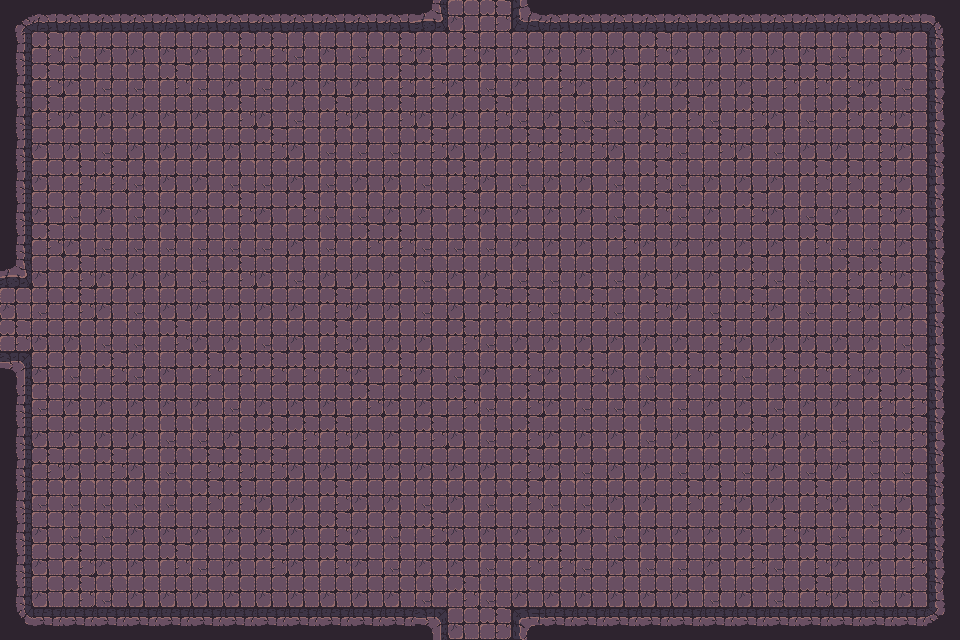

A level layout from a 2D game, rendered from its tile map. Below: a short description, then the map file with its tile-grid data intact:
An orthogonal 30x20 tile map with 32x32 px tiles, 1 tile layer (Tile layer 1), 2 tilesets and 57 objects.

<map version="1.10" tiledversion="1.11.2" orientation="orthogonal" renderorder="right-down" width="30" height="20" tilewidth="32" tileheight="32" infinite="0" nextlayerid="3" nextobjectid="1">
    <tileset firstgid="1" name="Town Tileset" tilewidth="32" tileheight="32" tilecount="64" columns="8">
        <image source="../../../tiles/World H Tileset.png" trans="ff00ff" width="256" height="256" />
        <tile id="4">
            <objectgroup draworder="index" id="2">
                <object id="1" x="0" y="0" width="32" height="32" />
            </objectgroup>
        </tile>
        <tile id="5">
            <objectgroup draworder="index" id="2">
                <object id="1" x="0" y="0" width="32" height="32" />
            </objectgroup>
        </tile>
        <tile id="6">
            <objectgroup draworder="index" id="2">
                <object id="1" x="0" y="0" width="32" height="32" />
            </objectgroup>
        </tile>
        <tile id="7">
            <objectgroup draworder="index" id="2">
                <object id="1" x="0" y="0" width="32" height="32" />
            </objectgroup>
        </tile>
        <tile id="8">
            <objectgroup draworder="index" id="2">
                <object id="1" x="0" y="0" width="32" height="32" />
            </objectgroup>
        </tile>
        <tile id="10">
            <objectgroup draworder="index" id="2">
                <object id="1" x="0" y="32" width="32" height="0" />
            </objectgroup>
        </tile>
        <tile id="11">
            <objectgroup draworder="index" id="2">
                <object id="1" x="0" y="32" width="32" height="0" />
                <object id="2" x="32" y="0" width="0" height="32" />
            </objectgroup>
        </tile>
        <tile id="12">
            <objectgroup draworder="index" id="2">
                <object id="1" x="32" y="0" width="0" height="32" />
            </objectgroup>
        </tile>
        <tile id="13">
            <objectgroup draworder="index" id="2">
                <object id="1" x="0" y="32" width="32" height="0" />
                <object id="2" x="0" y="32" width="32" height="0" />
                <object id="3" x="0" y="0" width="0" height="32" />
            </objectgroup>
        </tile>
        <tile id="14">
            <objectgroup draworder="index" id="2">
                <object id="1" x="0" y="0" width="0" height="32" />
            </objectgroup>
        </tile>
        <tile id="16">
            <objectgroup draworder="index" id="2">
                <object id="1" x="0" y="0" width="32" height="32" />
            </objectgroup>
        </tile>
        <tile id="24">
            <objectgroup draworder="index" id="2">
                <object id="1" x="0" y="0" width="32" height="32" />
            </objectgroup>
        </tile>
    </tileset>
    <tileset firstgid="65" name="Dungeon Crawler Tileset" tilewidth="32" tileheight="32" tilecount="100" columns="10">
        <image source="../../../tiles/Dungeon_Tile.png" trans="" width="320" height="320" />
        <tile id="2">
            <objectgroup draworder="index" id="2">
                <object id="1" x="0" y="0" width="32" height="32" />
            </objectgroup>
        </tile>
        <tile id="3">
            <objectgroup draworder="index" id="2">
                <object id="1" x="0" y="0" width="32" height="32" />
            </objectgroup>
        </tile>
        <tile id="4">
            <objectgroup draworder="index" id="2">
                <object id="1" x="0" y="0" width="32" height="32" />
            </objectgroup>
        </tile>
        <tile id="5">
            <objectgroup draworder="index" id="2">
                <object id="1" x="0" y="0" width="32" height="32" />
            </objectgroup>
        </tile>
        <tile id="6">
            <objectgroup draworder="index" id="2">
                <object id="1" x="0" y="0" width="32" height="32" />
            </objectgroup>
        </tile>
        <tile id="8">
            <objectgroup draworder="index" id="2">
                <object id="1" x="0" y="0" width="32" height="32" />
            </objectgroup>
        </tile>
        <tile id="12">
            <objectgroup draworder="index" id="2">
                <object id="1" x="0" y="0" width="32" height="32" />
            </objectgroup>
        </tile>
        <tile id="13">
            <objectgroup draworder="index" id="2">
                <object id="1" x="0" y="0" width="32" height="32" />
            </objectgroup>
        </tile>
        <tile id="14">
            <objectgroup draworder="index" id="2">
                <object id="1" x="0" y="0" width="32" height="32" />
            </objectgroup>
        </tile>
        <tile id="15">
            <objectgroup draworder="index" id="2">
                <object id="1" x="0" y="0" width="32" height="32" />
            </objectgroup>
        </tile>
        <tile id="16">
            <objectgroup draworder="index" id="2">
                <object id="1" x="0" y="0" width="32" height="32" />
            </objectgroup>
        </tile>
        <tile id="18">
            <objectgroup draworder="index" id="2">
                <object id="1" x="0" y="0" width="32" height="32" />
            </objectgroup>
        </tile>
        <tile id="22">
            <objectgroup draworder="index" id="2">
                <object id="1" x="0" y="0" width="32" height="32" />
            </objectgroup>
        </tile>
        <tile id="23">
            <objectgroup draworder="index" id="2">
                <object id="1" x="0" y="0" width="32" height="32" />
            </objectgroup>
        </tile>
        <tile id="24">
            <objectgroup draworder="index" id="2">
                <object id="1" x="0" y="0" width="32" height="32" />
            </objectgroup>
        </tile>
        <tile id="25">
            <objectgroup draworder="index" id="2">
                <object id="1" x="0" y="0" width="32" height="32" />
            </objectgroup>
        </tile>
        <tile id="26">
            <objectgroup draworder="index" id="2">
                <object id="1" x="0" y="0" width="32" height="32" />
            </objectgroup>
        </tile>
        <tile id="28">
            <objectgroup draworder="index" id="2">
                <object id="1" x="0" y="0" width="32" height="32" />
            </objectgroup>
        </tile>
        <tile id="32">
            <objectgroup draworder="index" id="2">
                <object id="1" x="0" y="0" width="32" height="32" />
            </objectgroup>
        </tile>
        <tile id="33">
            <objectgroup draworder="index" id="2">
                <object id="1" x="0" y="0" width="32" height="32" />
            </objectgroup>
        </tile>
        <tile id="34">
            <objectgroup draworder="index" id="2">
                <object id="1" x="0" y="0" width="32" height="32" />
            </objectgroup>
        </tile>
        <tile id="35">
            <objectgroup draworder="index" id="2">
                <object id="1" x="0" y="0" width="32" height="32" />
            </objectgroup>
        </tile>
        <tile id="36">
            <objectgroup draworder="index" id="2">
                <object id="1" x="0" y="0" width="32" height="32" />
            </objectgroup>
        </tile>
        <tile id="38">
            <objectgroup draworder="index" id="2">
                <object id="1" x="0" y="0" width="32" height="32" />
            </objectgroup>
        </tile>
        <tile id="42">
            <objectgroup draworder="index" id="2">
                <object id="1" x="0" y="0" width="32" height="32" />
            </objectgroup>
        </tile>
        <tile id="43">
            <objectgroup draworder="index" id="2">
                <object id="1" x="0" y="0" width="32" height="32" />
            </objectgroup>
        </tile>
        <tile id="44">
            <objectgroup draworder="index" id="2">
                <object id="1" x="0" y="0" width="32" height="32" />
            </objectgroup>
        </tile>
        <tile id="45">
            <objectgroup draworder="index" id="2">
                <object id="1" x="0" y="0" width="32" height="32" />
            </objectgroup>
        </tile>
        <tile id="46">
            <objectgroup draworder="index" id="2">
                <object id="1" x="0" y="0" width="32" height="32" />
            </objectgroup>
        </tile>
        <tile id="48">
            <objectgroup draworder="index" id="2">
                <object id="1" x="0" y="0" width="32" height="32" />
            </objectgroup>
        </tile>
        <tile id="52">
            <objectgroup draworder="index" id="2">
                <object id="1" x="0" y="0" width="32" height="32" />
            </objectgroup>
        </tile>
        <tile id="53">
            <objectgroup draworder="index" id="2">
                <object id="1" x="0" y="0" width="32" height="32" />
            </objectgroup>
        </tile>
        <tile id="54">
            <objectgroup draworder="index" id="2">
                <object id="1" x="0" y="0" width="32" height="32" />
            </objectgroup>
        </tile>
        <tile id="55">
            <objectgroup draworder="index" id="2">
                <object id="1" x="0" y="0" width="32" height="32" />
            </objectgroup>
        </tile>
        <tile id="56">
            <objectgroup draworder="index" id="2">
                <object id="1" x="0" y="0" width="32" height="32" />
            </objectgroup>
        </tile>
        <tile id="58">
            <objectgroup draworder="index" id="2">
                <object id="1" x="0" y="0" width="32" height="32" />
            </objectgroup>
        </tile>
        <tile id="62">
            <objectgroup draworder="index" id="2">
                <object id="1" x="0" y="0" width="32" height="32" />
            </objectgroup>
        </tile>
        <tile id="63">
            <objectgroup draworder="index" id="2">
                <object id="1" x="0" y="0" width="32" height="32" />
            </objectgroup>
        </tile>
        <tile id="64">
            <objectgroup draworder="index" id="2">
                <object id="1" x="0" y="0" width="32" height="32" />
            </objectgroup>
        </tile>
        <tile id="65">
            <objectgroup draworder="index" id="2">
                <object id="1" x="0" y="0" width="32" height="32" />
            </objectgroup>
        </tile>
        <tile id="66">
            <objectgroup draworder="index" id="2">
                <object id="1" x="0" y="0" width="32" height="32" />
            </objectgroup>
        </tile>
        <tile id="68">
            <objectgroup draworder="index" id="2">
                <object id="1" x="0" y="0" width="32" height="32" />
            </objectgroup>
        </tile>
    </tileset>
    <layer id="1" name="Tile layer 1" width="30" height="20">
        <data encoding="csv">
67,68,68,68,68,68,68,68,68,68,68,68,68,103,75,65,100,68,68,68,68,68,68,68,68,68,68,68,68,69,
77,65,66,75,75,75,75,65,65,66,75,66,65,75,65,75,75,75,75,75,65,75,75,75,75,75,66,65,75,79,
77,65,75,66,66,65,66,75,66,75,75,75,65,65,75,66,75,65,75,65,75,75,75,75,65,65,65,75,66,79,
77,65,75,75,75,75,75,65,75,66,65,75,65,75,75,65,66,75,66,66,75,65,66,65,75,66,65,65,75,79,
77,75,75,66,75,75,75,75,65,75,66,66,66,65,75,75,65,65,65,75,65,66,65,75,66,75,75,65,75,79,
77,75,65,65,66,75,75,66,66,75,66,75,75,66,65,75,66,75,75,66,65,66,75,75,75,65,65,65,75,79,
77,75,66,75,66,75,75,65,75,65,66,66,75,75,65,75,75,75,75,66,65,66,75,65,75,66,75,65,75,79,
77,65,75,66,66,66,66,66,66,75,66,65,65,66,66,66,75,75,75,65,75,75,75,75,75,65,66,66,75,79,
103,75,65,75,75,75,66,65,75,66,75,75,75,66,75,75,66,66,75,66,75,75,75,65,66,66,65,65,75,79,
75,66,65,75,66,75,75,75,75,75,65,75,75,66,75,65,65,66,65,66,65,75,66,65,75,66,65,75,75,79,
65,75,75,66,66,65,75,75,66,75,65,75,75,75,65,66,75,75,75,75,75,75,65,75,75,75,75,75,66,79,
73,75,66,65,66,75,65,65,65,65,65,75,65,75,66,75,65,75,65,75,66,65,65,66,65,65,65,75,75,79,
77,66,75,75,75,75,75,66,75,75,75,65,75,75,65,66,65,75,66,66,75,66,75,75,66,75,75,65,65,79,
77,75,75,75,75,66,66,75,65,65,65,75,75,65,75,66,65,75,75,75,66,75,75,65,75,75,66,66,65,79,
77,65,75,65,75,66,65,65,65,75,75,75,75,75,75,75,65,75,66,75,75,66,75,66,75,66,75,66,66,79,
77,66,66,66,66,66,65,65,75,75,65,75,75,66,75,66,65,66,66,75,75,65,65,75,75,65,75,66,75,79,
77,75,66,66,75,75,75,75,75,75,65,75,66,65,75,75,75,75,75,66,75,75,75,75,65,75,66,65,75,79,
77,75,65,75,75,65,66,75,65,75,65,75,66,75,75,66,65,65,66,75,66,66,75,65,66,65,75,75,65,79,
77,75,65,66,75,75,75,75,75,75,75,75,75,66,65,66,75,75,75,75,75,75,66,75,66,65,75,66,75,79,
87,88,88,88,88,88,88,88,88,88,88,88,88,73,75,65,70,88,88,88,88,88,88,88,88,88,88,88,88,89
        </data>
    </layer>
</map>
